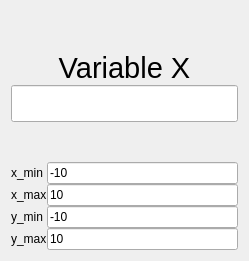
              <widget class="QWidget" name="verticalWidget" native="true">
               <property name="sizePolicy">
                <sizepolicy hsizetype="Fixed" vsizetype="Preferred">
                 <horstretch>0</horstretch>
                 <verstretch>0</verstretch>
                </sizepolicy>
               </property>
               <layout class="QVBoxLayout" name="verticalLayout_3">
                <property name="spacing">
                 <number>0</number>
                </property>
                <item>
                 <spacer name="verticalSpacer_2">
                  <property name="orientation">
                   <enum>Qt::Vertical</enum>
                  </property>
                  <property name="sizeHint" stdset="0">
                   <size>
                    <width>20</width>
                    <height>40</height>
                   </size>
                  </property>
                 </spacer>
                </item>
                <item>
                 <widget class="QLabel" name="label_7">
                  <property name="font">
                   <font>
                    <pointsize>22</pointsize>
                   </font>
                  </property>
                  <property name="text">
                   <string>Variable X</string>
                  </property>
                  <property name="alignment">
                   <set>Qt::AlignCenter</set>
                  </property>
                 </widget>
                </item>
                <item>
                 <widget class="QLineEdit" name="lineEdit">
                  <property name="font">
                   <font>
                    <pointsize>19</pointsize>
                   </font>
                  </property>
                 </widget>
                </item>
                <item>
                 <spacer name="verticalSpacer">
                  <property name="orientation">
                   <enum>Qt::Vertical</enum>
                  </property>
                  <property name="sizeHint" stdset="0">
                   <size>
                    <width>20</width>
                    <height>40</height>
                   </size>
                  </property>
                 </spacer>
                </item>
                <item>
                 <layout class="QGridLayout" name="gridLayout_2">
                  <item row="1" column="0">
                   <widget class="QLabel" name="label_9">
                    <property name="text">
                     <string>x_max</string>
                    </property>
                   </widget>
                  </item>
                  <item row="1" column="1">
                   <widget class="QLineEdit" name="line_x_max">
                    <property name="text">
                     <string>10</string>
                    </property>
                   </widget>
                  </item>
                  <item row="0" column="1">
                   <widget class="QLineEdit" name="line_x_min">
                    <property name="text">
                     <string>-10</string>
                    </property>
                   </widget>
                  </item>
                  <item row="0" column="0">
                   <widget class="QLabel" name="label_8">
                    <property name="text">
                     <string>x_min</string>
                    </property>
                   </widget>
                  </item>
                  <item row="2" column="0">
                   <widget class="QLabel" name="label_10">
                    <property name="text">
                     <string>y_min</string>
                    </property>
                   </widget>
                  </item>
                  <item row="3" column="0">
                   <widget class="QLabel" name="label_11">
                    <property name="text">
                     <string>y_max</string>
                    </property>
                   </widget>
                  </item>
                  <item row="2" column="1">
                   <widget class="QLineEdit" name="line_y_min">
                    <property name="text">
                     <string>-10</string>
                    </property>
                   </widget>
                  </item>
                  <item row="3" column="1">
                   <widget class="QLineEdit" name="line_y_max">
                    <property name="text">
                     <string>10</string>
                    </property>
                   </widget>
                  </item>
                 </layout>
                </item>
               </layout>
              </widget>
